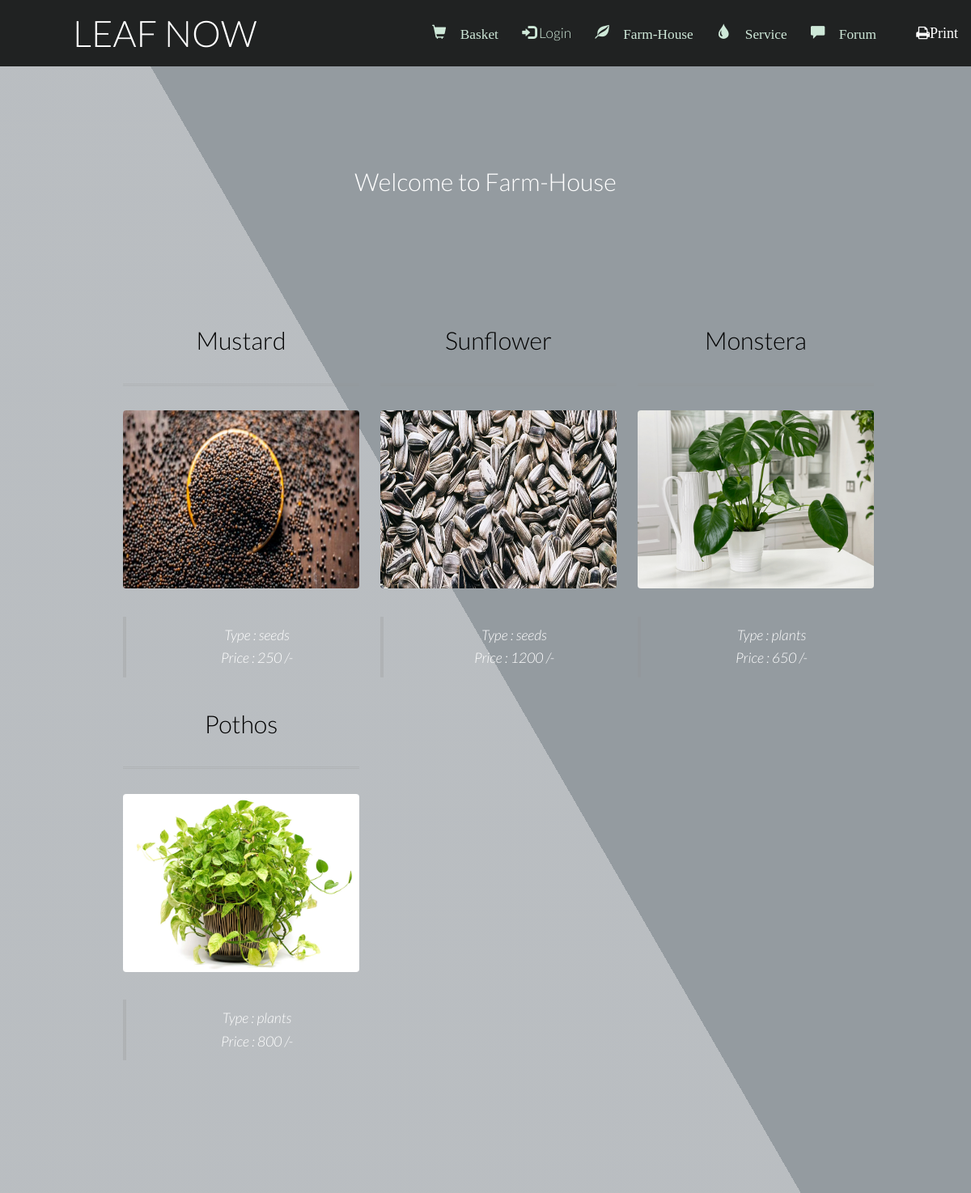
/productMenu.php, run on the app's committed database.
### tables this page shows
CREATE TABLE `product` (
  `uid` int(255) NOT NULL,
  `pid` int(255) NOT NULL,
  `product` varchar(255) NOT NULL,
  `pcat` varchar(255) NOT NULL,
  `pinfo` varchar(255) NOT NULL,
  `price` float NOT NULL,
  `pimage` varchar(255) NOT NULL DEFAULT 'blank.png',
  `picStatus` int(10) NOT NULL DEFAULT 0
);

### productMenu.php (the view, shortened to what this page needs)
<?php
	require 'db.php';
?>
<!DOCTYPE html>
<html lang="en">
	<head>
		<link href="bootstrap\css\bootstrap.min.css" rel="stylesheet">
		<link rel="stylesheet" href="login.css"/>
	</head>
	<body class>
		<?php
			require 'menu.php';
		?>
			<section id="main" class="wrapper style1 align-center" >
				<div class="container">
						<h2>Welcome to Farm-House</h2>
				<section id="two" class="wrapper style2 align-center">
				<div class="container">
				<?php
					if(!isset($_GET['type']) OR $_GET['type'] == "all")
					{
					 	$sql = "SELECT * FROM product WHERE 1";
					}
					$result = mysqli_query($conn, $sql);
					?>
					<div class="row">
					<?php
						while($row = $result->fetch_array()):
							$picDestination = "images/productImages/".$row['pimage'];
						?>
							<div class="col-md-4">
							<section>
							<strong><h2 class="title" style="color:black; "><?php echo $row['product'].'';?></h2></strong>
							<a href="review.php?pid=<?php echo $row['pid'] ;?>" > <img class="image fit" src="<?php echo $picDestination;?>" height="220px;"  /></a>
							<div style="align: left">
							<blockquote><?php echo "Type : ".$row['pcat'].'';?><br><?php echo "Price : ".$row['price'].' /-';?><br></blockquote>
						</section>
						</div>
						<?php endwhile;	?>
					</div>
			</section>
			</section>
	</body>
</html>

### menu.php
<?php
	if(isset($_SESSION['logged_in']) AND $_SESSION['logged_in'] == 1)
	{
		$loginProfile = "My Profile: ". $_SESSION['Username'];
		$logo = "glyphicon glyphicon-user";
		if($_SESSION['Category']!= 1)
		{
			$link = "Login/profile.php";
		}
		else {
				$link = "profileView.php";
		}
	}
	else
	{
		$loginProfile = "Login";
		$link = "index.php";
		$logo = "glyphicon glyphicon-log-in";
	}
?>
<!DOCTYPE html>
			<header id="header">
				<h1><a href="index.php">LEAF NOW</a></h1>
				<nav id="nav">
					<ul>
						<li><a href="myCart.php"><span class="glyphicon glyphicon-shopping-cart"> Basket </a></li>
						<li><a href="<?= $link; ?>"><span class="<?php echo $logo; ?>"></span><?php echo" ". $loginProfile; ?></a></li>
						<li><a href="market.php"><span class="glyphicon glyphicon-leaf"> Farm-House </a></li>
						<li><a href="serviceView.php"><span class="glyphicon glyphicon-tint"> Service </a></li>
						<li><a href="blogView.php"><span class="glyphicon glyphicon-comment"> Forum </a></li>
						<li><button type="button" style="font-size:18px; width:18px; cursor: pointer; background-color:transparent;" class="fa fa-print fa-2x" OnClick="window.print()">Print</button></li>
					</ul>
				</nav>
			</header>
	</body>
</html>

### login.css (style rules this page uses)
button { background-color: #4CAF50; color: white; padding: 14px 20px; margin: 8px 0; border: none; cursor: pointer; width: 60%; position: relative; }
.container { padding: 16px; }

### css/style.css (style rules this page uses)
body { background: #fff; }
body, input, select, textarea { color: #444; font-family: "Lato", Helvetica, sans-serif; font-size: 15pt; font-weight: 300; line-height: 1.65em; }
a { color: #dfe0e280; text-decoration: underline; }
strong, b { color: #666; font-weight: 400; }
h1, h2, h3, h4, h5, h6 { color: #666; font-weight: 300; line-height: 1em; margin: 0 0 1em 0; }
h1 a, h2 a, h3 a, h4 a, h5 a, h6 a { color: inherit; text-decoration: none; }
h2 { font-size: 1.75em; line-height: 1.5em; }
blockquote { border-left: solid 4px rgba(144, 144, 144, 0.25); font-style: italic; margin: 0 0 2em 0; padding: 0.5em 0 0.5em 2em; }
.align-center { text-align: center; }
.image { border-radius: 4px; border: 0; display: inline-block; position: relative; }
.image.fit { display: block; margin: 0 0 2em 0; width: 100%; }
ul { list-style: disc; margin: 0 0 2em 0; padding-left: 1em; }
ul li { padding-left: 0.5em; }
#header { background-color: #202222; color: #ffffff; cursor: default; height: 4.75em; line-height: 4.75em; width: 100%; z-index: 10000; }
#header h1 { color: #ffffff; height: inherit; left: 2.5em; line-height: inherit; margin: 0; padding: 0; position: absolute; top: 0; }
#header h1 a { font-size: 1.25em; }
#header nav { height: inherit; line-height: inherit; position: absolute; right: 2.75em; top: 0; vertical-align: middle; }
#header nav > ul { list-style: none; margin: 0; padding-left: 0; }
#header nav > ul > li { border-radius: 4px; display: inline-block; margin-left: 1.5em; padding-left: 0; }
#header nav > ul > li a { -moz-transition: color 0.2s ease-in-out; -webkit-transition: color 0.2s ease-in-out; -o-transition: color 0.2s ease-in-out; -ms-transition: color 0.2s ease-in-out; transition: color 0.2s ease-in-out; color: #cee8d8; display: inline-block; text-decoration: none; }
#header nav > ul > li:first-child { margin-left: 0; }
.wrapper { padding: 6em 0em 4em; }
.wrapper.style1 { background-color: #949ba0; -moz-background-image: linear-gradient(60deg, #dfe0e280 50%, #949ba0 50%); -webkit-background-image: linear-gradient(60deg, #dfe0e280 50%, #949ba0 50%); -o-background-image: linear-gradient(60deg, #dfe0e280 50%, #949ba0 50%); -ms-background-image: linear-gradient(60deg, #dfe0e280 50%, #949ba0 50%); background-image: linear-gradient(60deg, #dfe0e280 50%, #949ba0 50%); color: #ffffff; }
.wrapper.style1 h2 { color: #ffffff; }
.wrapper.style2 .title, .wrapper.style2 header { border-bottom: medium double rgba(144, 144, 144, 0.25); padding-bottom: 1em; }

### css/style-xlarge.css (style rules this page uses)
body, input, select, textarea { font-size: 13pt; }

### css/style-large.css (style rules this page uses)
body, input, select, textarea { font-size: 13pt; }

### data on the page
product: product "Mustard", pimage (picture), pcat "seeds", price "250"
product: product "Sunflower", pimage (picture), pcat "seeds", price "1200"
product: product "Monstera", pimage (picture), pcat "plants", price "650"
product: product "Pothos", pimage (picture), pcat "plants", price "800"

### other printed values
$loginProfile "Login"
